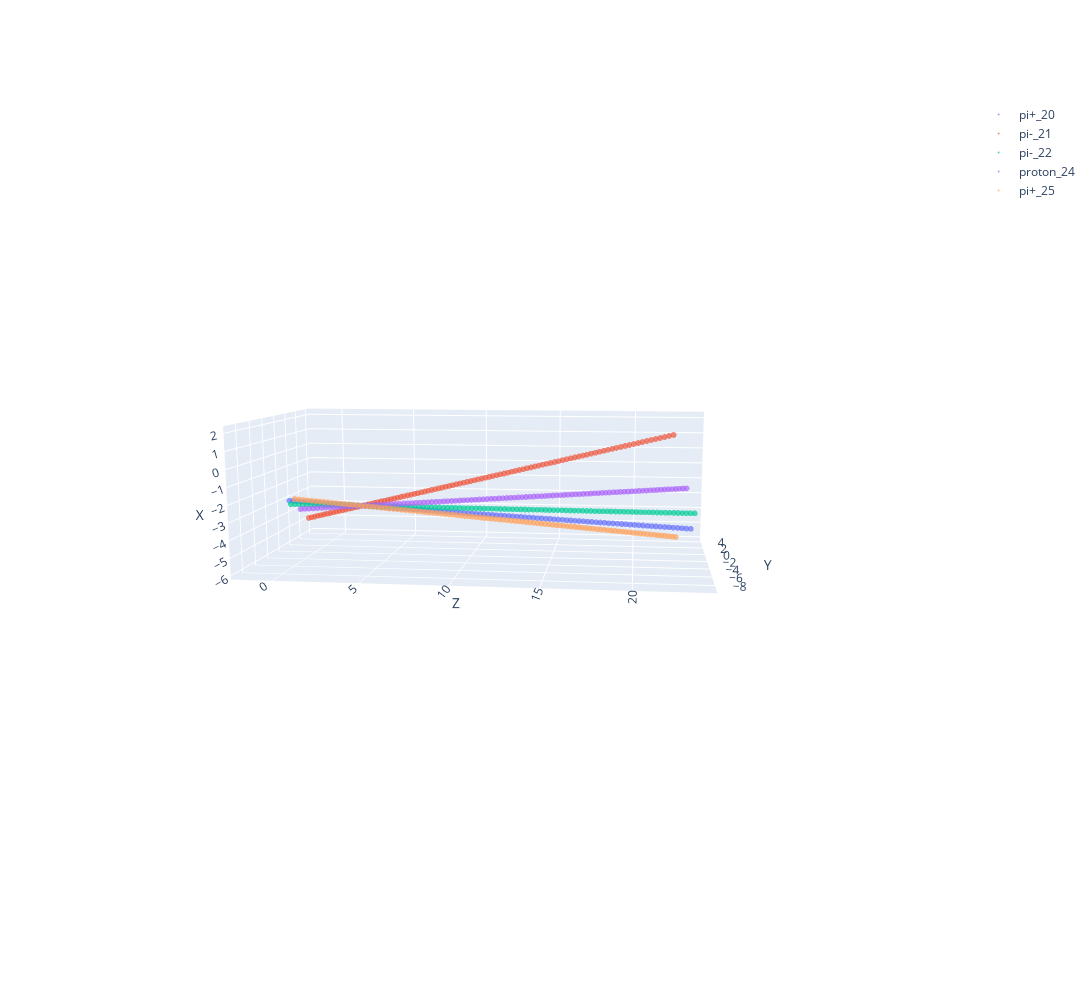

Notebook code cell kept with this figure:
### Code cell
import plotly.graph_objects as go

fig = go.Figure()

for key in r1_dict:
    symp = 'circle' if not key in gamma_list else 'square' 
    fig.add_trace(go.Scatter3d(
        z=r1_dict[key][:,0],
        y=r1_dict[key][:,1],
        x=r1_dict[key][:,2],
        mode='markers',
        marker=dict(
            size=2,
            symbol=symp,
            opacity=0.7,
        ),
        name=key
    ))

    # fig.add_annotation(
    #     x=r1_dict[key][0,2],
    #     y=r1_dict[key][0,1],
    #     z=r1_dict[key][0,0],
    #     text=key,
    #     showarrow=True,
    #     arrowhead=1,
    #     font=dict(
    #         family="Courier New, monospace",
    #         size=12,
    #         color="black"
    #     ),
    # )
fig.update_layout(scene=dict(
    xaxis_title='Z',
    yaxis_title='Y',
    zaxis_title='X',
))
fig.update_layout(
    height=1000,  # set the height in pixels
    width=1500    # set the width in pixels
)
fig.update_layout(showlegend=True)
fig.show()
